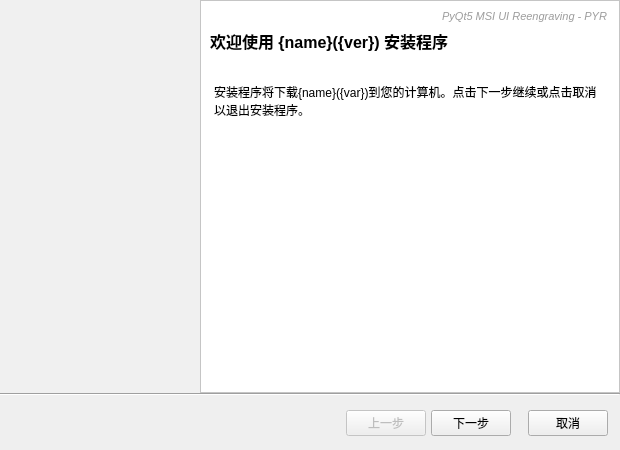
      <widget class="QWidget" name="start">
       <layout class="QGridLayout" name="gridLayout_2">
        <property name="leftMargin">
         <number>0</number>
        </property>
        <property name="topMargin">
         <number>0</number>
        </property>
        <property name="rightMargin">
         <number>0</number>
        </property>
        <property name="bottomMargin">
         <number>0</number>
        </property>
        <property name="spacing">
         <number>0</number>
        </property>
        <item row="0" column="0">
         <widget class="QFrame" name="frame_7">
          <property name="minimumSize">
           <size>
            <width>620</width>
            <height>450</height>
           </size>
          </property>
          <property name="maximumSize">
           <size>
            <width>620</width>
            <height>450</height>
           </size>
          </property>
          <property name="frameShape">
           <enum>QFrame::NoFrame</enum>
          </property>
          <property name="frameShadow">
           <enum>QFrame::Raised</enum>
          </property>
          <layout class="QGridLayout" name="gridLayout_17">
           <property name="leftMargin">
            <number>0</number>
           </property>
           <property name="topMargin">
            <number>0</number>
           </property>
           <property name="rightMargin">
            <number>0</number>
           </property>
           <property name="bottomMargin">
            <number>0</number>
           </property>
           <property name="spacing">
            <number>0</number>
           </property>
           <item row="0" column="2">
            <widget class="QFrame" name="frame_9">
             <property name="styleSheet">
              <string notr="true">background-color: rgb(255, 255, 255);</string>
             </property>
             <property name="frameShape">
              <enum>QFrame::StyledPanel</enum>
             </property>
             <property name="frameShadow">
              <enum>QFrame::Raised</enum>
             </property>
             <layout class="QGridLayout" name="gridLayout_18">
              <item row="1" column="1">
               <widget class="QLabel" name="ui_p1Title">
                <property name="font">
                 <font>
                  <family>Microsoft YaHei UI</family>
                  <pointsize>12</pointsize>
                  <weight>75</weight>
                  <bold>true</bold>
                 </font>
                </property>
                <property name="text">
                 <string>欢迎使用 {name}({ver}) 安装程序</string>
                </property>
               </widget>
              </item>
              <item row="2" column="1">
               <widget class="QLabel" name="label_19">
                <property name="sizePolicy">
                 <sizepolicy hsizetype="Preferred" vsizetype="Fixed">
                  <horstretch>0</horstretch>
                  <verstretch>0</verstretch>
                 </sizepolicy>
                </property>
                <property name="text">
                 <string/>
                </property>
               </widget>
              </item>
              <item row="0" column="1">
               <widget class="QLabel" name="label_20">
                <property name="font">
                 <font>
                  <pointsize>8</pointsize>
                  <italic>true</italic>
                 </font>
                </property>
                <property name="styleSheet">
                 <string notr="true">color: rgb(156, 156, 156);</string>
                </property>
                <property name="text">
                 <string>PyQt5 MSI UI Reengraving - PYR </string>
                </property>
                <property name="alignment">
                 <set>Qt::AlignRight|Qt::AlignTrailing|Qt::AlignVCenter</set>
                </property>
               </widget>
              </item>
              <item row="3" column="1">
               <widget class="QPlainTextEdit" name="ui_p1Text">
                <property name="frameShape">
                 <enum>QFrame::NoFrame</enum>
                </property>
                <property name="plainText">
                 <string>安装程序将下载{name}({var})到您的计算机。点击下一步继续或点击取消以退出安装程序。</string>
                </property>
                <property name="cursorWidth">
                 <number>0</number>
                </property>
                <property name="textInteractionFlags">
                 <set>Qt::TextSelectableByKeyboard|Qt::TextSelectableByMouse</set>
                </property>
               </widget>
              </item>
             </layout>
            </widget>
           </item>
           <item row="1" column="0" colspan="3">
            <widget class="Line" name="line_9">
             <property name="orientation">
              <enum>Qt::Horizontal</enum>
             </property>
            </widget>
           </item>
           <item row="2" column="0">
            <widget class="QLabel" name="label_21">
             <property name="text">
              <string/>
             </property>
            </widget>
           </item>
           <item row="3" column="0" colspan="3">
            <widget class="QWidget" name="widget_3" native="true">
             <property name="sizePolicy">
              <sizepolicy hsizetype="Preferred" vsizetype="Fixed">
               <horstretch>0</horstretch>
               <verstretch>0</verstretch>
              </sizepolicy>
             </property>
             <layout class="QHBoxLayout" name="horizontalLayout_7">
              <property name="spacing">
               <number>5</number>
              </property>
              <property name="leftMargin">
               <number>0</number>
              </property>
              <property name="topMargin">
               <number>0</number>
              </property>
              <property name="rightMargin">
               <number>0</number>
              </property>
              <property name="bottomMargin">
               <number>0</number>
              </property>
              <item>
               <spacer name="horizontalSpacer_5">
                <property name="orientation">
                 <enum>Qt::Horizontal</enum>
                </property>
                <property name="sizeHint" stdset="0">
                 <size>
                  <width>161</width>
                  <height>20</height>
                 </size>
                </property>
               </spacer>
              </item>
              <item>
               <widget class="QPushButton" name="ui_p1LastBtn">
                <property name="enabled">
                 <bool>false</bool>
                </property>
                <property name="text">
                 <string>上一步</string>
                </property>
               </widget>
              </item>
              <item>
               <widget class="QPushButton" name="ui_p1NextBtn">
                <property name="text">
                 <string>下一步</string>
                </property>
               </widget>
              </item>
              <item>
               <widget class="QLabel" name="label_22">
                <property name="text">
                 <string/>
                </property>
               </widget>
              </item>
              <item>
               <widget class="QPushButton" name="ui_p1EixtBtn">
                <property name="text">
                 <string>取消</string>
                </property>
               </widget>
              </item>
              <item>
               <widget class="QLabel" name="label_23">
                <property name="text">
                 <string/>
                </property>
               </widget>
              </item>
             </layout>
            </widget>
           </item>
           <item row="4" column="0">
            <widget class="QLabel" name="label_24">
             <property name="text">
              <string/>
             </property>
            </widget>
           </item>
           <item row="0" column="0" colspan="2">
            <widget class="QWidget" name="widget_4" native="true">
             <property name="minimumSize">
              <size>
               <width>200</width>
               <height>0</height>
              </size>
             </property>
             <property name="maximumSize">
              <size>
               <width>200</width>
               <height>16777215</height>
              </size>
             </property>
             <property name="styleSheet">
              <string notr="true">background-color: rgb(240, 240, 240);</string>
             </property>
             <layout class="QVBoxLayout" name="verticalLayout_3">
              <property name="spacing">
               <number>0</number>
              </property>
              <property name="leftMargin">
               <number>0</number>
              </property>
              <property name="topMargin">
               <number>0</number>
              </property>
              <property name="rightMargin">
               <number>0</number>
              </property>
              <property name="bottomMargin">
               <number>0</number>
              </property>
              <item>
               <widget class="QLabel" name="ui_p1Image">
                <property name="font">
                 <font>
                  <italic>true</italic>
                 </font>
                </property>
                <property name="text">
                 <string/>
                </property>
                <property name="textFormat">
                 <enum>Qt::PlainText</enum>
                </property>
                <property name="scaledContents">
                 <bool>true</bool>
                </property>
                <property name="wordWrap">
                 <bool>true</bool>
                </property>
               </widget>
              </item>
             </layout>
            </widget>
           </item>
          </layout>
         </widget>
        </item>
       </layout>
      </widget>
